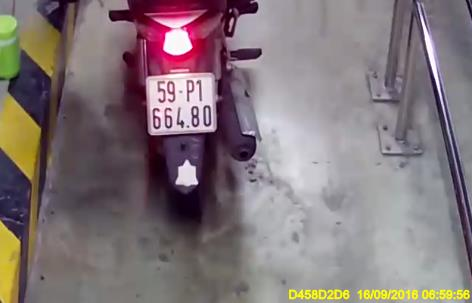
#> input picture DO AN/data/0000_00532_b.jpg, 472 x 303 px
$ python -i PreProcess.py   (imports and definitions only)
#> lines starting #> are read from the running program, lines starting #| are printed output that depends on the picture; after the words box and inside, x2 and y2 are one past the last pixel; in counts of white or black regions, pixels touching at a corner belong together
#> further down, picture is the input picture: shape (303, 472, 3); mean B, G, R 121.1, 118.2, 130.8
import cv2 as cv

# ############################
# GLOBAL VAR
GAUSSIAN_KERNEL_SIZE = (1, 1)
MAXVAL = 255
ADAPTIVE_THRESH_BLOCK_SIZE = 19
ADAPTIVE_THRESH_C = 9


##############################

##########################################################
# function
def get_grayscale(img_original):
    img_hsv = cv.cvtColor(img_original, cv.COLOR_BGR2HSV)
#> img_hsv: shape (303, 472, 3); mean H, S, V 116.5, 49.6, 133.9

    img_hue, img_sat, img_value = cv.split(img_hsv)
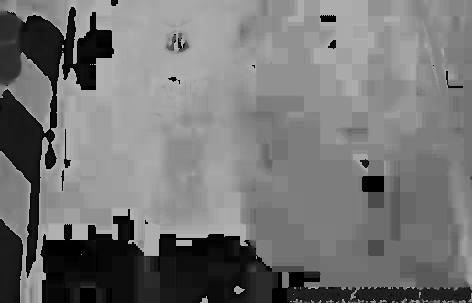
#> img_hue: shape (303, 472); min 0, max 179, mean 116.5
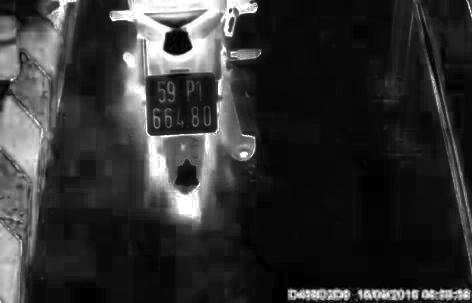
#> img_sat: shape (303, 472); min 0, max 255, mean 49.6
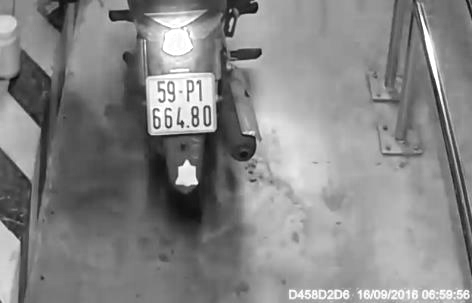
#> img_value: shape (303, 472); min 10, max 255, mean 133.9

    # get the GrayScale img as imgValue
    return img_value


def maximize_contrast(img_grayscale):
    # kernel
    structuring_element = cv.getStructuringElement(cv.MORPH_RECT, (3, 3))

    img_tophat = cv.morphologyEx(img_grayscale, cv.MORPH_TOPHAT, structuring_element)
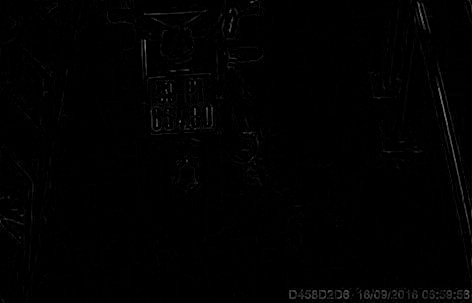
#> img_tophat: shape (303, 472); min 0, max 129, mean 1.4
    img_blackhat = cv.morphologyEx(img_grayscale, cv.MORPH_BLACKHAT, structuring_element)
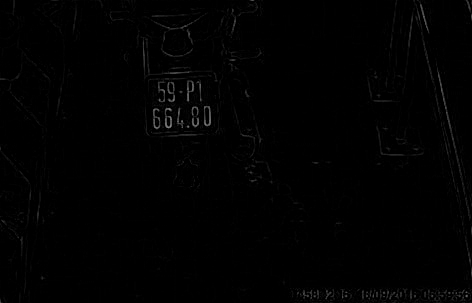
#> img_blackhat: shape (303, 472); min 0, max 137, mean 1.6

    img_grayscale_plus_tophat = cv.add(img_grayscale, img_tophat)
    img_grayscale_plus_tophat_sub_blachat = cv.subtract(img_grayscale_plus_tophat, img_blackhat)

    return img_grayscale_plus_tophat_sub_blachat


def preprocess(img_original):
    # grayscale --> maxcontrast --> blur --> threshold
    img_grayscale = get_grayscale(img_original)

    img_maxcontrast_grayscale = maximize_contrast(img_grayscale)

    # sigmaX, sigmaY = 0
    img_blur = cv.GaussianBlur(img_maxcontrast_grayscale, GAUSSIAN_KERNEL_SIZE, 0)
    img_thresh = cv.adaptiveThreshold(img_blur, MAXVAL, cv.ADAPTIVE_THRESH_GAUSSIAN_C, cv.THRESH_BINARY_INV,
                                      ADAPTIVE_THRESH_BLOCK_SIZE, ADAPTIVE_THRESH_C)
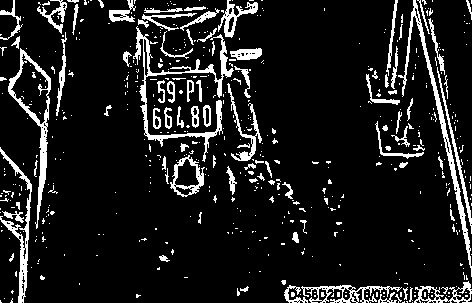
#> img_thresh: shape (303, 472); 11.2% white; 550 white regions (460 under 20 px), largest, box (x1, y1, x2, y2) and area: (133, 26, 234, 162) 1725, (398, 0, 472, 277) 1388, (8, 48, 51, 229) 1197

    return img_grayscale, img_thresh

# [14 lines of commented-out code are left out]

>>> import cv2
>>> picture = cv2.imread('data/0000_00532_b.jpg')
>>> result = preprocess(picture)

$ run again, on DO AN/data/0014_02176_b.jpg
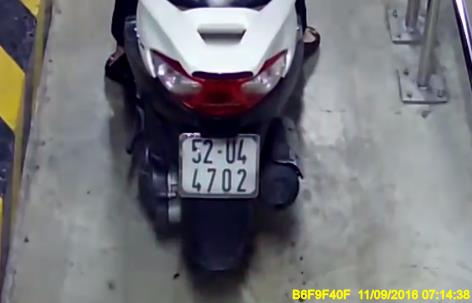
#> input picture DO AN/data/0014_02176_b.jpg, 472 x 303 px
#> picture is the input picture: shape (303, 472, 3); mean B, G, R 119.8, 115.5, 115.2
#> img_hsv: shape (303, 472, 3); mean H, S, V 102.5, 48.7, 124.5
#> in get_grayscale, `img_hue, img_sat, img_value = cv.split(img_hsv)`:
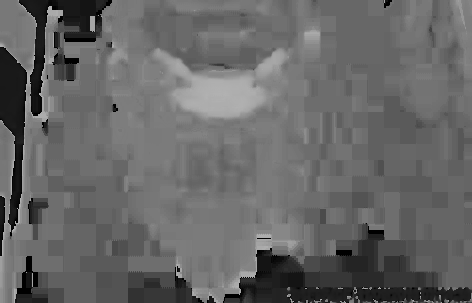
#> img_hue: shape (303, 472); min 0, max 178, mean 102.5
#> in preprocess, `img_thresh = cv.adaptiveThreshold(img_blur, MAXVAL, cv.ADAPTIVE_THRESH..`:
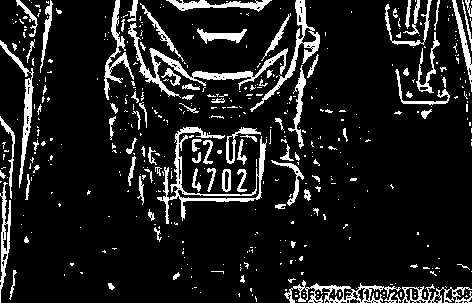
#> img_thresh: shape (303, 472); 11.7% white; 471 white regions (380 under 20 px), largest, box (x1, y1, x2, y2) and area: (157, 127, 267, 224) 1504, (128, 23, 288, 98) 1486, (250, 0, 320, 112) 927

$ run again, on DO AN/data/0038_08198_b.jpg
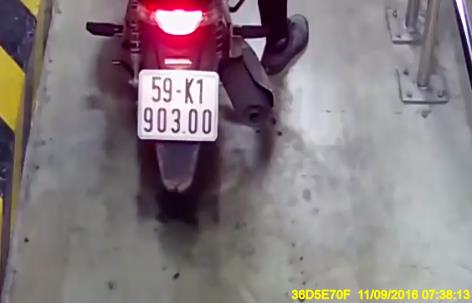
#> input picture DO AN/data/0038_08198_b.jpg, 472 x 303 px
#> picture is the input picture: shape (303, 472, 3); mean B, G, R 127.4, 123.3, 133.9
#> img_hsv: shape (303, 472, 3); mean H, S, V 106.6, 42.1, 136.8
#> in get_grayscale, `img_hue, img_sat, img_value = cv.split(img_hsv)`:
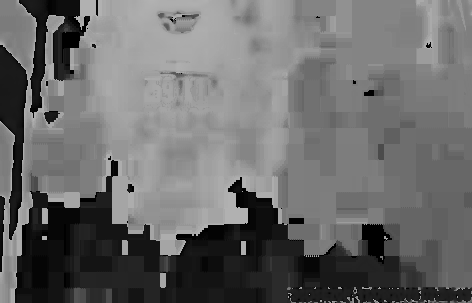
#> img_hue: shape (303, 472); min 0, max 179, mean 106.6
#> in preprocess, `img_thresh = cv.adaptiveThreshold(img_blur, MAXVAL, cv.ADAPTIVE_THRESH..`:
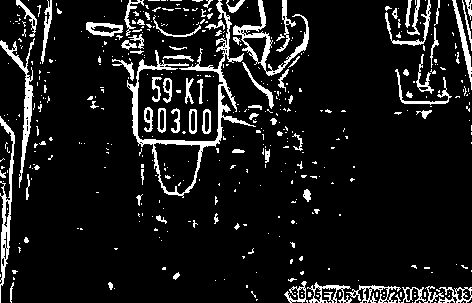
#> img_thresh: shape (303, 472); 10% white; 454 white regions (374 under 20 px), largest, box (x1, y1, x2, y2) and area: (127, 0, 256, 198) 2449, (233, 0, 309, 76) 1032, (0, 38, 35, 188) 858

$ run again, on DO AN/data/0042_05741_b.jpg
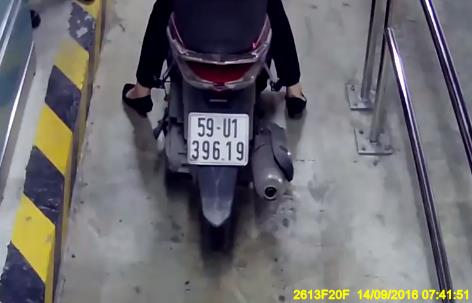
#> input picture DO AN/data/0042_05741_b.jpg, 472 x 303 px
#> picture is the input picture: shape (303, 472, 3); mean B, G, R 110.7, 106, 107.3
#> img_hsv: shape (303, 472, 3); mean H, S, V 105.8, 54.3, 117
#> in get_grayscale, `img_hue, img_sat, img_value = cv.split(img_hsv)`:
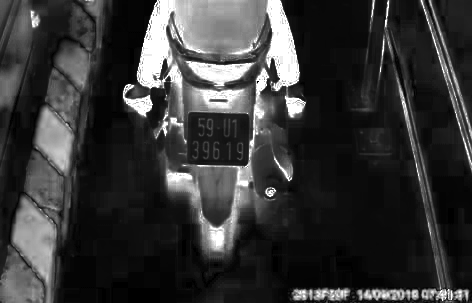
#> img_sat: shape (303, 472); min 0, max 255, mean 54.3
#> in preprocess, `img_thresh = cv.adaptiveThreshold(img_blur, MAXVAL, cv.ADAPTIVE_THRESH..`:
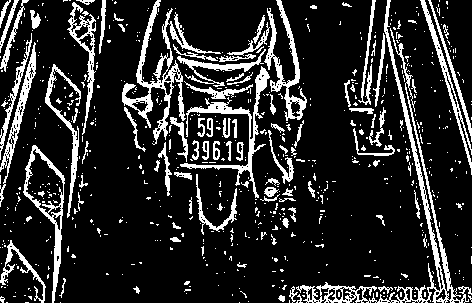
#> img_thresh: shape (303, 472); 16.7% white; 698 white regions (598 under 20 px), largest, box (x1, y1, x2, y2) and area: (296, 0, 472, 303) 3302, (122, 0, 221, 145) 2245, (180, 66, 270, 198) 1477
